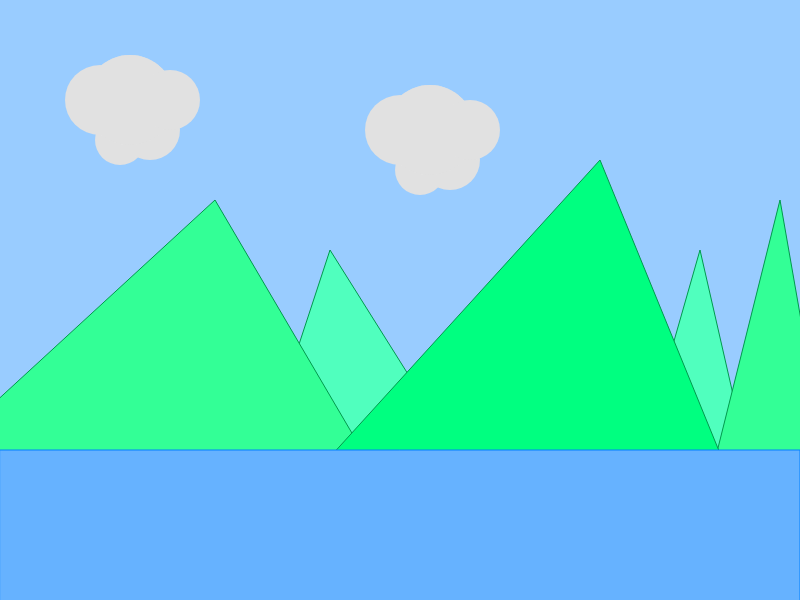
Frame 1 (no input)
Frame 60 (no input): identical to frame 1, image omitted
Frame 120 (the mouse pressed at the canvas centre since frame 60): identical to frame 1, image omitted

The p5.js sketch that drew this single still picture (run headless with seeded random() and noise() and a simulated clock; from frame 60 on, the mouse is pressed at the canvas centre):

// p5.js sketch
// ── sketch.js
// Interactive Scene
// Joy Min
// Sep 16

let c1x = 100; // first cloud's x position
let c1y = 100; // first cloud's y position

let c2x = 400; // second cloud's x position
let c2y = 130; // second cloud's y position


function setup() {
  createCanvas(800, 600);
}

function draw() {
  background(153, 204, 255);
  mountain()
  river()
  cloud()
  moveofcloud()
}

function cloud(){
  // first cloud
  noStroke();
  fill(225);
  circle(c1x, c1y, 70);
  circle(c1x+20, c1y+40, 50);
  circle(c1x+30, c1y+0, 90);
  circle(c1x+50, c1y+30, 60);
  circle(c1x+30, c1y+0, 90);
  circle(c1x+70, c1y+0, 60);

  // second cloud
  noStroke();
  fill(225);
  circle(c2x, c2y, 70);
  circle(c2x+20, c2y+40, 50);
  circle(c2x+30, c2y+0, 90);
  circle(c2x+50, c2y+30, 60);
  circle(c2x+30, c2y+0, 90);
  circle(c2x+70, c2y+0, 60);
}

function moveofcloud(){
  if (keyIsDown(65)){//a is pressed
    c1x -=10;
  }
  if (keyIsDown(68)){//a is pressed
    c1x +=10;
  }
}

function river(){
  fill(102, 178, 255);
  stroke(0, 128, 255);
  rect(0,450, 800, 200);//river
  
}

function mountain(){
  fill(80, 255, 190)
  stroke(0, 153, 76,)
  triangle(215, 600, 330, 250, 550, 600);//mt behind1
  fill(80, 255, 190)
  stroke(0, 153, 76,)
  triangle(600, 600, 700, 250,780, 600);//mt behind2
  fill(51, 255, 150)
  stroke(0, 153, 76,)
  triangle(-220, 600, 215, 200, 450, 600);//mt1
  fill(51, 255, 150)
  stroke(0, 153, 76,)
  triangle(680, 600, 780, 200, 850, 600);//mt2
  fill(0, 255, 128)
  stroke(0, 153, 76,)
  triangle(200, 600, 600, 160, 780, 600);//mt3
  
}
